Frame 1 (no input): blank canvas, image omitted
Frame 60 (no input): blank canvas, image omitted
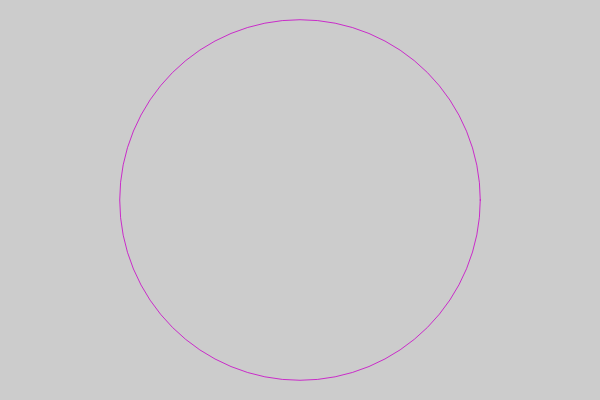
Frame 120 (the mouse pressed at the canvas centre since frame 60)

The p5.js sketch whose frames 1 and 60 were blank and that drew this single picture after the mouse press (run headless with seeded random() and noise() and a simulated clock; from frame 60 on, the mouse is pressed at the canvas centre):

// p5.js sketch
// ── sketch.js
// A basic painting example with the mouse. The paint brush 
// size is determined by mouse speed. You can change the paint 
// brush from fill to stroke by pressing the mouse.
//
// By Jon Froehlich
// http://makeabilitylab.io
// 
// See:
//  - https://medium.com/comsystoreply/introduction-to-p5-js-9a7da09f20aa
//  - https://learning.oreilly.com/library/view/make-getting-started/9781457186769/ch05.html#response


let diameter = 20;

// Paint the initial background once so the brush trail accumulates.
function setup() {
  createCanvas(600, 400);
  // Accessibility: text description of the canvas for screen readers
  // https://p5js.org/reference/p5/describe/
  describe("A drawing canvas where moving the mouse paints purple circles whose size grows with mouse speed; pressing the mouse switches from filled circles to outlined ones.");
  background(204);
  noStroke();
}

// Each frame: pick fill (default) or stroke (when pressed), then stamp a
// circle sized by how fast the mouse moved since last frame.
function draw() {
  if(mouseIsPressed == true){
    noFill();
    stroke(200, 0, 200, 200);
  }else{
    fill(200, 0, 200, 150); 
  }
  
  // set the diameter of the circle based on the distance
  // between the previous mouse points and current mouse points
  diameter = dist(mouseX, mouseY, pmouseX, pmouseY);
    
  ellipse(mouseX, mouseY, diameter);
}
